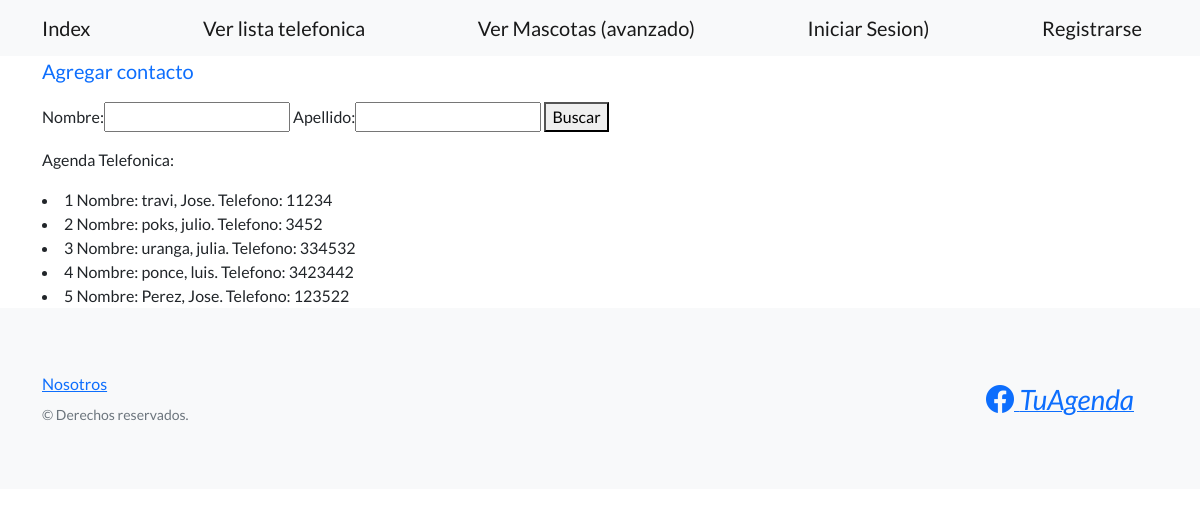
Before: /ver-lista/ with the older database file.
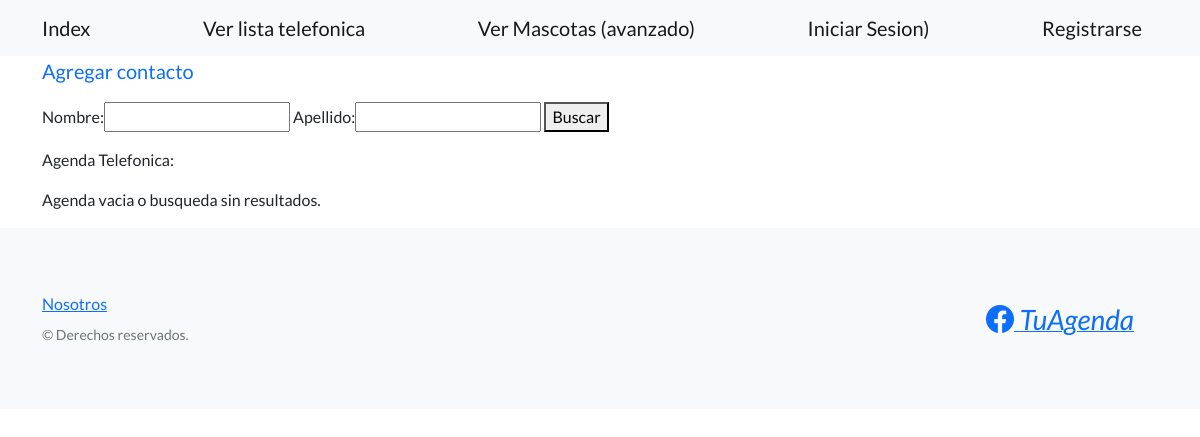
After: the same page with the newer database file.
### home/models.py (models this page shows, shortened)
class Contacto(models.Model):
    nombre = models.CharField(max_length = 30)
    apellido = models.CharField(max_length = 30)
    telefono = models.CharField(max_length = 30)

### home/views.py (the view)
# urls.py: path('ver-lista/', views.ver_lista, name = 'ver_lista'),
def ver_lista(request):
    nombre = request.GET.get('nombre', None)
    apellido = request.GET.get('apellido', None)
    if nombre and not apellido:
        contactos = Contacto.objects.filter(nombre__icontains = nombre) #busca lo que contenga nombre
    elif apellido and not nombre:
        contactos = Contacto.objects.filter(apellido__icontains = apellido) #busca lo que contenga apellido
    elif nombre and apellido:
        contactos = Contacto.objects.filter(apellido__icontains = apellido, nombre__icontains = nombre) #busca lo que contenga apellido
    else:
        contactos = Contacto.objects.all()
    formulario = BuscarContacto()
    mi_contexto = {"contactos" : contactos, 'formulario': formulario}
    return render(request, 'home/ver_lista.html', mi_contexto )

### home/forms.py
class BuscarContacto(forms.Form):
    nombre = forms.CharField(max_length=30, required=False)
    apellido = forms.CharField(max_length=30, required=False)

### home/templates/home/ver_lista.html (shortened to what this page needs)
{% extends 'padres/base.html' %}
{% block mi_contenido %}
<a class="navbar-brand" href={% url 'crear_contacto' %}>Agregar contacto</a>
<p>
    <form action={% url 'ver_lista' %} method="GET">
        {{formulario}}
        <button type="submit">Buscar</button>
    </form>
</p>
<p>Agenda Telefonica:</p>
{% if  contactos %}
    {% for contacto in contactos %}
        <li> {{contacto.id}} Nombre: {{contacto.apellido}}, {{contacto.nombre}}. Telefono: {{contacto.telefono}} </li>
    {% endfor %}
{% else %}
    <p>Agenda vacia o busqueda sin resultados.</p>
{% endif %}
{% endblock mi_contenido %}

### home/templates/padres/base.html (shortened to what this page needs)
<!DOCTYPE html>
<html lang="en">
    <head>
        {% load static %}
        <link href="https://cdn.jsdelivr.net/npm/bootstrap-icons@1.5.0/font/bootstrap-icons.css" rel="stylesheet" type="text/css" />
        <link href={% static 'css/styles.css' %} rel="stylesheet" />
    </head>
    <body>
        <nav class="navbar navbar-light bg-light static-top">
            <div class="container">
                <a class="navbar-brand" href={% url 'index' %}>Index</a>
                <a class="navbar-brand" href={% url 'ver_lista' %}>Ver lista telefonica</a>
                <a class="navbar-brand" href={% url 'ver_mascotas' %}>Ver Mascotas (avanzado)</a>
                {% if request.user.is_authenticated %}
                    <a class="navbar-brand" href={% url 'perfil' %}>{{request.user.username}}</a>
                    <a class="navbar-brand" href={% url 'logout' %}>Cerrar sesion</a>
                {% else %}
                    <a class="navbar-brand" href={% url 'login' %}>Iniciar Sesion)</a>
                    <a class="navbar-brand" href={% url 'registrar' %}>Registrarse</a>
                {% endif %}
            </div>
        </nav>
        <div class="container">
        {% block mi_contenido %}{% endblock mi_contenido %}
        </div>
        <footer class="footer bg-light">
            <div class="container">
                <div class="row">
                    <div class="col-lg-6 h-100 text-center text-lg-start my-auto">
                        <ul class="list-inline mb-2">
                            <li class="list-inline-item"><a href={% url 'nosotros' %}>Nosotros</a></li>
                        </ul>
                        <p class="text-muted small mb-4 mb-lg-0">&copy; Derechos reservados.</p>
                    </div>
                    <div class="col-lg-6 h-100 text-center text-lg-end my-auto">
                        <ul class="list-inline mb-0">
                            <li class="list-inline-item me-4">
                                <a href="#!"><i class="bi-facebook fs-3"> TuAgenda</i></a>
                            </li>
                        </ul>
                    </div>
                </div>
            </div>
        </footer>
    </body>
</html>

Changed rows visible on the page:
removed Contacto: id "1", apellido "travi", nombre "Jose", telefono "11234"
removed Contacto: id "2", apellido "poks", nombre "julio", telefono "3452"
removed Contacto: id "3", apellido "uranga", nombre "julia", telefono "334532"
removed Contacto: id "4", apellido "ponce", nombre "luis", telefono "3423442"
removed Contacto: id "5", apellido "Perez", nombre "Jose", telefono "123522"
Other visible differences:
text now shown: "Agenda vacia o busqueda sin resultados."
